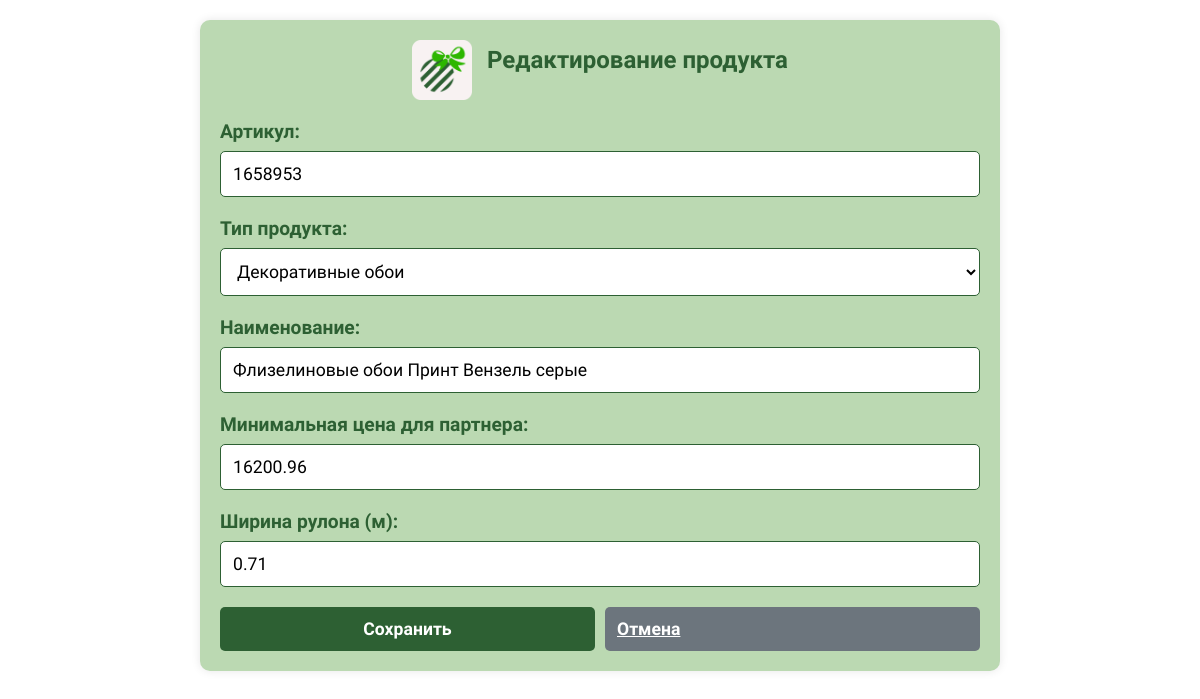
The app's page /edit_product/4 with its own data.
### tables this page shows
CREATE TABLE Product (
    id INTEGER PRIMARY KEY AUTOINCREMENT,
    article_number INTEGER NOT NULL UNIQUE,
    type_id INTEGER NOT NULL,
    name TEXT NOT NULL,
    min_partner_price REAL NOT NULL,
    roll_width REAL NOT NULL,
    FOREIGN KEY (type_id) REFERENCES ProductType(id)
);

### app.py (the view, shortened to what this page needs)
@app.route("/edit_product/<int:product_id>", methods=["GET", "POST"])
def edit_product(product_id):
    conn = get_db_connection()
    product = conn.execute('''
        SELECT id, article_number, type_id, name,
               min_partner_price, roll_width
        FROM Product
        WHERE id = ?
    ''', (product_id,)).fetchone()
    if not product:
        flash("Продукт не найден!", "error")
        conn.close()
        return redirect(url_for("index"))
    product_types = conn.execute("SELECT id, type_name FROM ProductType").fetchall()
    conn.close()
    return render_template("product_form.html",
                           product_types=product_types,
                           **dict(product),
                           product_id=product_id)

### app.py (called while the page is built)
def get_db_connection():
    conn = sqlite3.connect(DATABASE)
    conn.row_factory = sqlite3.Row
    return conn

### templates/product_form.html (shortened to what this page needs)
<!DOCTYPE html>
<html>
<head>
</head>
<body>
    <div class="container">
        <div class="header">
            <img src="{{ url_for('static', filename='logo.png') }}" alt="Логотип" class="logo">
            <h2>{% if product_id %}Редактирование{% else %}Добавление{% endif %} продукта</h2>
        </div>
        <form method="POST">
            <div class="form-group">
                <label for="article_number">Артикул:</label>
                <input type="number" id="article_number" name="article_number"
                       value="{{ article_number if article_number else '' }}" required>
            </div>
            <div class="form-group">
                <label for="type_id">Тип продукта:</label>
                <select id="type_id" name="type_id" required>
                    {% for pt in product_types %}
                        <option value="{{ pt['id'] }}"
                            {% if type_id and pt['id'] == type_id|int %}selected{% endif %}>
                            {{ pt['type_name'] }}
                        </option>
                    {% endfor %}
                </select>
            </div>
            <div class="form-group">
                <label for="name">Наименование:</label>
                <input type="text" id="name" name="name"
                       value="{{ name if name else '' }}" required>
            </div>
            <div class="form-group">
                <label for="min_partner_price">Минимальная цена для партнера:</label>
                <input type="number" step="0.01" id="min_partner_price" name="min_partner_price"
                       value="{{ min_partner_price if min_partner_price else '' }}" required min="0">
            </div>
            <div class="form-group">
                <label for="roll_width">Ширина рулона (м):</label>
                <input type="number" step="0.01" id="roll_width" name="roll_width"
                       value="{{ roll_width if roll_width else '' }}" required min="0.1">
            </div>
            <div class="btn-group">
                <button type="submit" class="btn btn-primary">Сохранить</button>
                <a href="{{ url_for('index') }}" class="btn btn-secondary">Отмена</a>
            </div>
        </form>
    </div>
</body>
</html>

### templates/product_form.html (style rules this page uses)
* { box-sizing: border-box; font-family: 'Gabriola', sans-serif; }
body { background-color: #FFFFFF; color: #2D6033; margin: 0; padding: 20px; }
.container { max-width: 800px; margin: 0 auto; background-color: #BBD9B2; padding: 20px; border-radius: 10px; box-shadow: 0 0 10px rgba(0,0,0,0.1); }
h2 { color: #2D6033; text-align: center; margin-top: 0; }
.form-group { margin-bottom: 20px; }
label { display: block; margin-bottom: 8px; font-weight: bold; font-size: 1.2em; }
input, select { width: 100%; padding: 12px; border: 1px solid #2D6033; border-radius: 5px; font-size: 1.1em; background-color: white; }
.btn-group { display: flex; gap: 10px; margin-top: 20px; }
.btn { flex: 1; padding: 12px; border: none; border-radius: 5px; cursor: pointer; font-size: 1.1em; font-weight: bold; transition: background-color 0.3s; }
.btn-primary { background-color: #2D6033; color: white; }
.btn-secondary { background-color: #6c757d; color: white; }
.header { display: flex; align-items: center; justify-content: center; margin-bottom: 20px; }
.logo { height: 60px; margin-right: 15px; }

### records on screen
Product: article_number "1658953", name "Флизелиновые обои Принт Вензель серые", min_partner_price "16200.96", roll_width "0.71"

### other values on screen
form field type_id "Декоративные обои"
